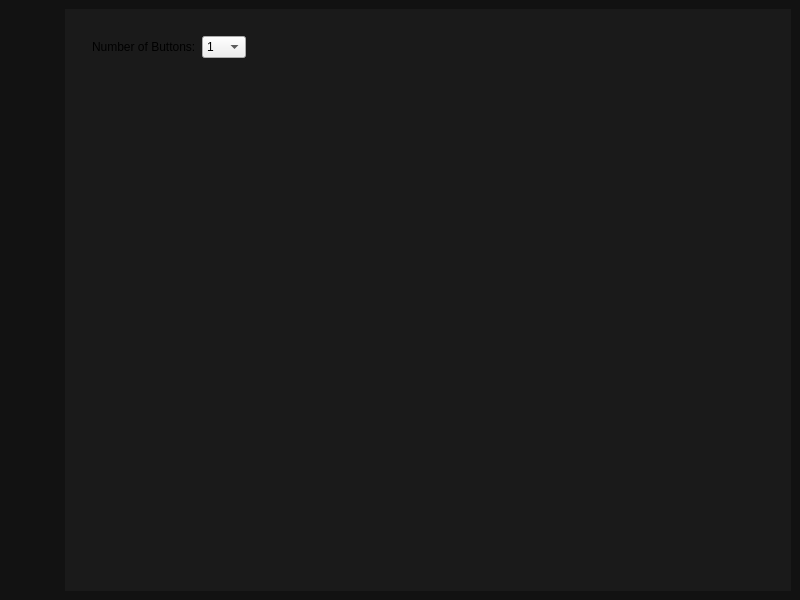
<?xml version="1.0" encoding="UTF-8"?>
<ui version="4.0">
 <class>MainWindow</class>
 <widget class="QMainWindow" name="MainWindow">
  <property name="geometry">
   <rect>
    <x>0</x>
    <y>0</y>
    <width>800</width>
    <height>600</height>
   </rect>
  </property>
  <property name="windowTitle">
   <string>MainWindow</string>
  </property>
  <widget class="QWidget" name="centralwidget">
   <property name="styleSheet">
    <string notr="true">#centralwidget {
background-color: #121212;
}

#main_body {
background-color: #1A1A1A;
}

QPushButton {
background-color: transparent;
border: none;
}</string>
   </property>
   <layout class="QHBoxLayout" name="horizontalLayout">
    <item>
     <widget class="QWidget" name="menu_tab" native="true">
      <layout class="QVBoxLayout" name="verticalLayout">
       <item>
        <widget class="QPushButton" name="editor_button">
         <property name="text">
          <string/>
         </property>
         <property name="icon">
          <iconset>
           <normaloff>icons/buttons.png</normaloff>icons/buttons.png</iconset>
         </property>
         <property name="iconSize">
          <size>
           <width>32</width>
           <height>32</height>
          </size>
         </property>
        </widget>
       </item>
       <item>
        <spacer name="vertical_spacer1">
         <property name="orientation">
          <enum>Qt::Orientation::Vertical</enum>
         </property>
         <property name="sizeHint" stdset="0">
          <size>
           <width>20</width>
           <height>40</height>
          </size>
         </property>
        </spacer>
       </item>
       <item>
        <widget class="QPushButton" name="settings_button">
         <property name="text">
          <string/>
         </property>
         <property name="icon">
          <iconset>
           <normaloff>icons/settings.png</normaloff>icons/settings.png</iconset>
         </property>
         <property name="iconSize">
          <size>
           <width>32</width>
           <height>32</height>
          </size>
         </property>
        </widget>
       </item>
      </layout>
     </widget>
    </item>
    <item>
     <widget class="QStackedWidget" name="main_body">
      <widget class="QWidget" name="button_editor">
       <layout class="QHBoxLayout" name="horizontalLayout_2">
        <item>
         <widget class="QWidget" name="widget" native="true">
          <layout class="QVBoxLayout" name="verticalLayout_2">
           <item>
            <widget class="QWidget" name="button_toolbar" native="true">
             <property name="maximumSize">
              <size>
               <width>16777215</width>
               <height>50</height>
              </size>
             </property>
             <layout class="QHBoxLayout" name="horizontalLayout_3">
              <item>
               <widget class="QLabel" name="label">
                <property name="text">
                 <string>Number of Buttons:</string>
                </property>
               </widget>
              </item>
              <item>
               <widget class="QComboBox" name="button_count_selector">
                <item>
                 <property name="text">
                  <string>1</string>
                 </property>
                </item>
                <item>
                 <property name="text">
                  <string>2</string>
                 </property>
                </item>
                <item>
                 <property name="text">
                  <string>3</string>
                 </property>
                </item>
                <item>
                 <property name="text">
                  <string>4</string>
                 </property>
                </item>
                <item>
                 <property name="text">
                  <string>5</string>
                 </property>
                </item>
                <item>
                 <property name="text">
                  <string>6</string>
                 </property>
                </item>
                <item>
                 <property name="text">
                  <string>7</string>
                 </property>
                </item>
                <item>
                 <property name="text">
                  <string>8</string>
                 </property>
                </item>
                <item>
                 <property name="text">
                  <string>9</string>
                 </property>
                </item>
                <item>
                 <property name="text">
                  <string>10</string>
                 </property>
                </item>
               </widget>
              </item>
              <item>
               <spacer name="horizontalSpacer">
                <property name="orientation">
                 <enum>Qt::Orientation::Horizontal</enum>
                </property>
                <property name="sizeHint" stdset="0">
                 <size>
                  <width>40</width>
                  <height>20</height>
                 </size>
                </property>
               </spacer>
              </item>
             </layout>
            </widget>
           </item>
           <item>
            <spacer name="verticalSpacer">
             <property name="orientation">
              <enum>Qt::Orientation::Vertical</enum>
             </property>
             <property name="sizeHint" stdset="0">
              <size>
               <width>20</width>
               <height>40</height>
              </size>
             </property>
            </spacer>
           </item>
           <item>
            <widget class="QWidget" name="button_slot_container" native="true">
             <property name="minimumSize">
              <size>
               <width>600</width>
               <height>400</height>
              </size>
             </property>
             <property name="maximumSize">
              <size>
               <width>500</width>
               <height>400</height>
              </size>
             </property>
             <layout class="QGridLayout" name="gridLayout"/>
            </widget>
           </item>
           <item>
            <spacer name="verticalSpacer_2">
             <property name="orientation">
              <enum>Qt::Orientation::Vertical</enum>
             </property>
             <property name="sizeHint" stdset="0">
              <size>
               <width>20</width>
               <height>40</height>
              </size>
             </property>
            </spacer>
           </item>
          </layout>
         </widget>
        </item>
       </layout>
      </widget>
      <widget class="QWidget" name="settings"/>
     </widget>
    </item>
   </layout>
  </widget>
 </widget>
 <resources/>
 <connections/>
</ui>
